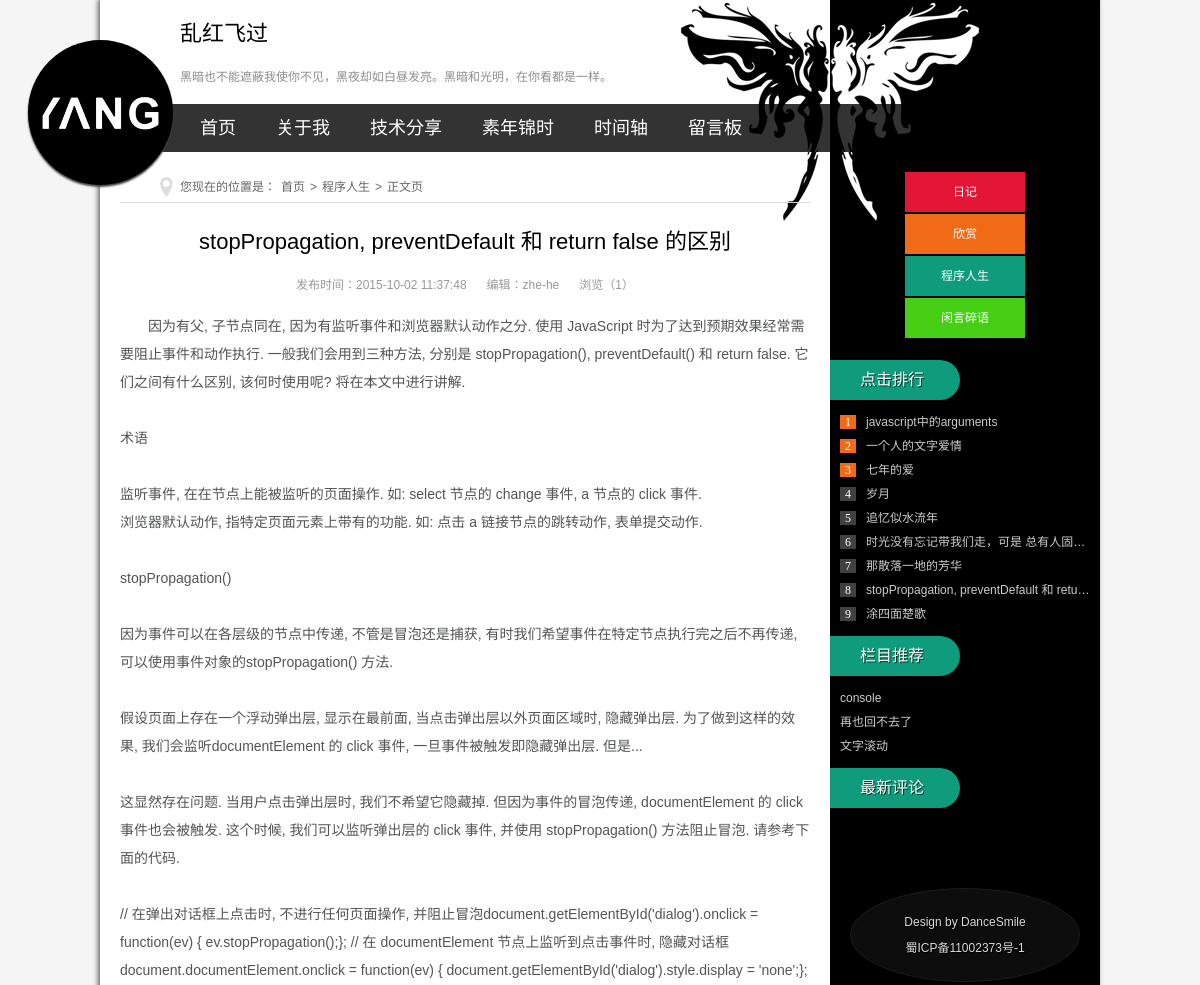
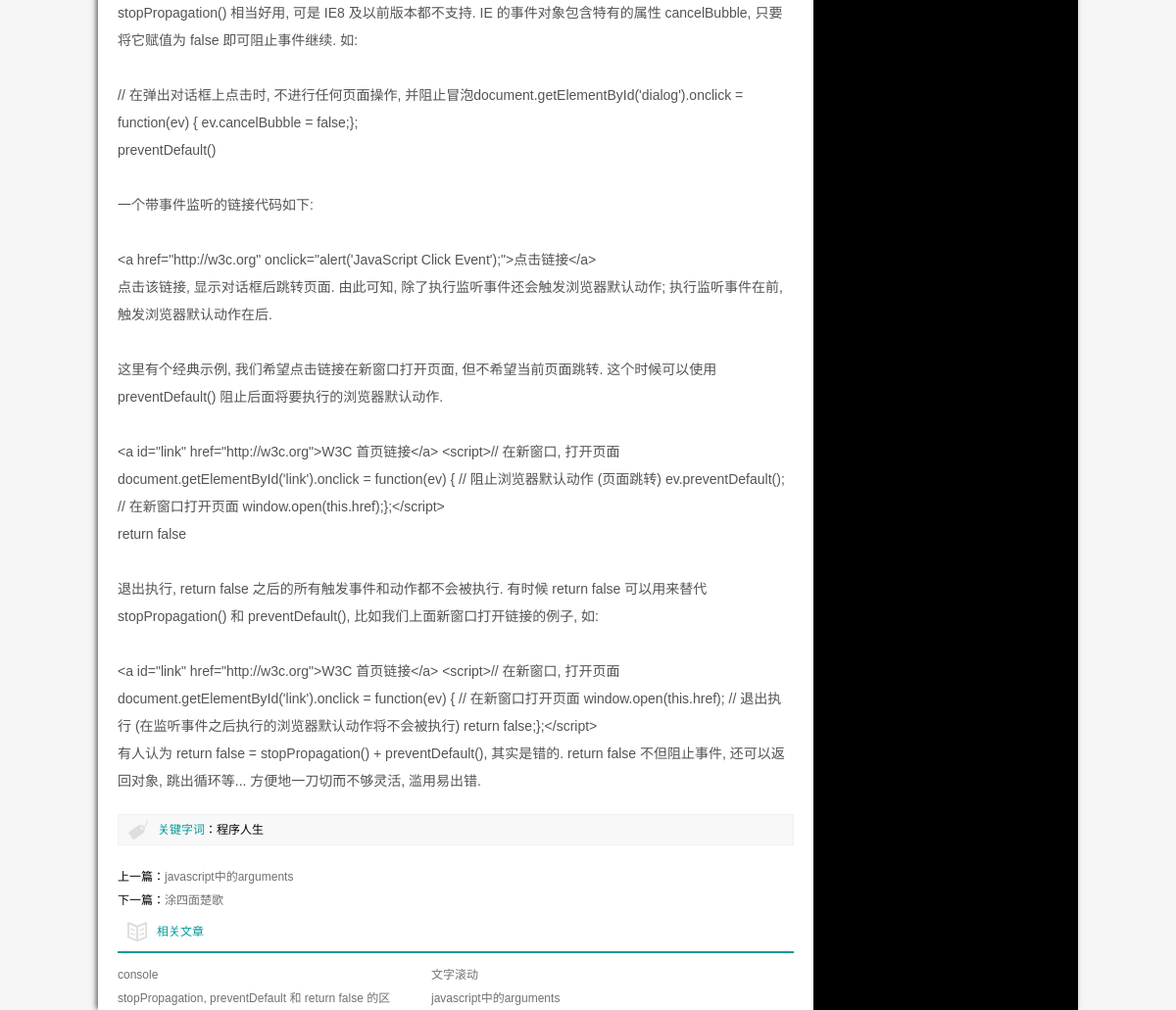
The page /new.php?id=8 on the database its author committed (2 pictures, top to bottom).
### tables this page shows
CREATE TABLE IF NOT EXISTS `node` (
  `id` int(11) NOT NULL AUTO_INCREMENT COMMENT 'id',
  `title` varchar(100) NOT NULL COMMENT '标题',
  `content` varchar(10000) NOT NULL COMMENT '内容',
  `type` varchar(20) NOT NULL DEFAULT '素年锦时' COMMENT '类型',
  `time` datetime NOT NULL COMMENT '上传时间',
  `img_src` varchar(100) NOT NULL DEFAULT 'images\\/node\\/default.jpg' COMMENT '图片地址',
  `reada` int(11) NOT NULL DEFAULT '0' COMMENT '阅读数',
  PRIMARY KEY (`id`)
);

### includes/common.inc.php (called while the page is built, shortened)
<?php
require ROOT_PATH.'/includes/global.func.php';
$db_node = 'node';
?>

### includes/global.func.php (called while the page is built, shortened)
<?php
function _find_sql($sql){
	$result = @mysql_query($sql);
	$dataArr = Array();
	while (!!$row = mysql_fetch_array($result,MYSQL_ASSOC)) {
	  $dataArr[] = $row;
	}
	return $dataArr;
}
?>

### new.php (the view, shortened to what this page needs)
<?php
require dirname(__FILE__).'/includes/common.inc.php';
require ROOT_PATH.'/includes/title.inc.php';
$id = @$_GET['id'];
$data = _find_sql("SELECT * FROM $db_node WHERE id='$id'");
$type = '';
$title = '';
$time = '';
$content = '';
$reada = 0;
$prev = Array();
$next = Array();
$hotData = Array();
if(count($data) != 0){
  $type = $data[0]['type'];
  $title = $data[0]['title'];
  $time = $data[0]['time'];
  $reada = $data[0]['reada'] + 1;
  $content = nl2br(stripslashes($data[0]['content']));
  $prev = _find_sql("SELECT * FROM $db_node where id<$id ORDER BY id DESC LIMIT 1");
  $next = _find_sql("SELECT * FROM $db_node where id>$id ORDER BY id ASC LIMIT 1");
  $hotData = _find_sql("SELECT * FROM $db_node where type='$type' ORDER BY time DESC LIMIT 6");
}
?>
<body>
<div class="ibody">
  <header>
    <?php require ROOT_PATH.'/includes/header.inc.php'; ?>
  </header>
  <article>
    <h2 class="about_h">您现在的位置是：<a href="/">首页</a>><?php
        $str = '<a href="';
        if ($type === '素年锦时') {
          $str .= 'newlist.php';
        }elseif($type === '程序人生') {
          $str .= 'share.php';
        }else{
          $str .= 'javascript:;';
        }
        $str .= '">'.$type.'</a>';
        echo $str;
    ?>><a href="javascript:;">正文页</a></h2>
    <div class="index_about">
      <h2 class="c_titile"><?php echo $title; ?></h2>
      <p class="box_c"><span class="d_time">发布时间：<?php echo $time; ?></span><span>编辑：zhe-he</span><span>浏览（<?php echo $reada; ?>）</span></p>
      <ul class="infos">
        <?php echo $content; ?>
      </ul>
      <div class="keybq">
        <p><span>关键字词</span>：<?php echo $type; ?></p>
      </div>
      <div class="nextinfo">
        <?php
          if(count($prev) != 0){
            echo '<p>上一篇：<a href="new.php?id='.$prev[0]['id'].'">'.$prev[0]['title'].'</a></p>';
          }
          if(count($next) != 0){
            echo '<p>下一篇：<a href="new.php?id='.$next[0]['id'].'">'.$next[0]['title'].'</a></p>';
          }
        ?>
      </div>
      <div class="otherlink">
        <h2>相关文章</h2>
        <ul>
          <?php
            $str = '';
            for ($i=0; $i < count($hotData); $i++) {
              $str .= '<li><a href="new.php?id='.$hotData[$i]['id'].'" title="'.$hotData[$i]['title'].'">'.$hotData[$i]['title'].'</a></li>';
            }
            echo $str;
          ?>
        </ul>
      </div>
    </div>
  </article>
  <aside>
    <?php include ROOT_PATH.'/includes/rightmenu.inc.php'; ?>
  </aside>
</div>
</body>
</html>

### includes/rightmenu.inc.php (shortened to what this page needs)
<?php
$hotDataArr = _find_sql("SELECT * FROM $db_node ORDER BY reada DESC LIMIT 9");
$toDateArr = _find_sql("SELECT * FROM $db_node ORDER BY time DESC LIMIT 3");
?>
<div class="rnav">
      <li class="rnav1"><a href="newlist.php">日记</a></li>
      <li class="rnav2"><a href="messBoard.php">欣赏</a></li>
      <li class="rnav3"><a href="share.php">程序人生</a></li>
      <li class="rnav4"><a href="timeAxis.php">闲言碎语</a></li>
</div>
<div class="ph_news">
  <h2>
    <p>点击排行</p>
  </h2>
  <ul class="ph_n">
    <?php
      $str = '';
      for ($i=0; $i < count($hotDataArr); $i++) {
        if ($i<3) {
          $str .= '<li><span class="num'.($i+1).'">'.($i+1).'</span><a href="new.php?id='.$hotDataArr[$i]['id'].'">'.$hotDataArr[$i]['title'].'</a></li>';
        }else{
          $str .= '<li><span>'.($i+1).'</span><a href="new.php?id='.$hotDataArr[$i]['id'].'">'.$hotDataArr[$i]['title'].'</a></li>';
        }
      }
      echo $str;
    ?>
  </ul>
  <h2>
    <p>栏目推荐</p>
  </h2>
  <ul>
    <?php
      $str = '';
      for ($i=0; $i < count($toDateArr); $i++) {
        $str .= '<li><a href="new.php?id='.$toDateArr[$i]['id'].'">'.$toDateArr[$i]['title'].'</a></li>';
      }
      echo $str;
    ?>
  </ul>
  <h2>
      <p>最新评论</p>
  </h2>
  <div class="newDS">
  </div>
</div>
<div class="copyright">
  <ul>
    <p> Design by <a href="javascript:;">DanceSmile</a></p>
    <p>蜀ICP备11002373号-1</p>
  </ul>
</div>

### css/base.css (style rules this page uses)
* { margin: 0; padding: 0 }
body { font: 12px "宋体", Arial, Helvetica, sans-serif; background: #f5f5f5 }
ul { list-style: none; }
h1, h2, h3, h4, h5, h6 { font-size: 100%; font-weight: normal; }
a { outline: none; }
a:link, a:visited { text-decoration: none; }
.ibody { background: url(../images/bg.png) repeat-y; width: 1000px; margin: auto; box-shadow: -2px -1px 5px #666; }
header { position: relative; background: url(../images/ibodybg.png) top right no-repeat }
article { width: 73%; float: left; background: url(../images/ibodybg.png) 560px -147px no-repeat; }
aside { width: 27%; background: url(../images/ibodybg.png) -170px -147px no-repeat #000; float: right; }
.copyright { background: #0d0d0d; border-radius: 50%; text-align: center; color: #d8d8d8; padding: 20px; margin: 60px 20px 0 20px; border: #1b1a1a 1px solid; }
.copyright p { line-height: 26px; text-shadow: #000 1px 1px 1px }
.copyright p a { color: #d8d8d8; }

### css/style.css (style rules this page uses)
.about_h { font-size: 12px; color: #666; line-height: 30px; height: 30px; border-bottom: #d7d7d7 1px solid; padding-left: 60px; margin: 20px; background: url(../images/5849.png) 40px 5px no-repeat; }
.about_h a { color: #666; margin: 0 5px; }
.rnav { width: 120px; margin: 20px auto; overflow: hidden; }
.rnav li { width: 120px; text-align: center; display: inline-block; margin-bottom: 2px; height: 40px; line-height: 40px }
.rnav li a { color: #FFF; display: block; -webkit-transition: all 1s; -moz-transition: all 1s; -o-transition: all 1s; transition: all 1s }
.rnav1 { background: #e41637 }
.rnav2 { background: #f16b17 }
.rnav3 { background: #0f9c7c }
.rnav4 { background: #46ce14 }
.ph_news h2 { font-size: 16px; font-family: "Microsoft Yahei", Arial, Helvetica, sans-serif; color: #FFF; }
.ph_news h2 p { height: 40px; line-height: 40px; width: 100px; padding: 0 0 0 30px; border-radius: 0 20px 20px 0; text-shadow: rgba(0,0,0,.65) 1px 1px; background: #0f9c7c }
.ph_news ul { margin: 10px }
.ph_news li { white-space: nowrap; text-overflow: ellipsis; overflow: hidden; width: 100%; color: #cdcbcb; line-height: 24px; height: 24px; }
.ph_news li a { color: #cdcbcb; }
.ph_news .newDS { padding-top: 20px; overflow: hidden; }
.ph_n li span { margin-right: 10px; font-family: "΢���ź�"; color: #FFF; background: #404040; padding: 0 5px }
.ph_n li span.num1, .ph_n li span.num2, .ph_n li span.num3 { background: #f16b17 }
.index_about { margin: 20px }
.c_titile { font-size: 22px; margin: 20px 0; text-align: center; font-family: "Microsoft Yahei", Arial, Helvetica, sans-serif; }
.box_c { color: #999; text-align: center }
.box_c span { margin: 0 10px; }
ul.infos { overflow: hidden; margin: 20px 0; line-height: 28px; font-size: 14px; text-indent: 2em; color: #525554 }
.keybq { background: url(../images/6264.png) no-repeat 10px center #F8F8F8; line-height: 30px; height: 30px; padding-left: 40px; border: 1px solid #F0F0F0; margin: 20px 0; }
.keybq span { color: #099 }
.nextinfo { line-height: 24px; }
.nextinfo a, .otherlink li a { color: #756f71 }
.otherlink h2 { border-bottom: #099 2px solid; line-height: 40px; font-size: 12px; background: url(../images/5794.png) 10px center no-repeat; padding-left: 40px; color: #099 }
.otherlink ul { margin: 10px 0 }
.otherlink li { line-height: 24px; height: 24px; display: block; width: 290px; float: left; overflow: hidden; margin-right: 30px; }

### rows shown on the page
node: type "程序人生", title "stopPropagation, preventDefault 和 return false 的区别", time "2015-10-02 11:37:48", reada "1", content "因为有父, 子节点同在, 因为有监听事件和浏览器默认动作之分. 使用 JavaScript 时为了达到预期效果经常需要阻止事件和动作执行. 一般我们会用到三种方法, 分别是 stopPropagation(), preventDefault() 和 return false. 它们之间有什么区别, 该何时使用呢? 将在本文中进行讲解. 术语 监听事件, 在在节点上能被监听的页面操作. 如: select 节点的 change 事件, a 节点的 click 事件. 浏览器默认动作, 指特定页面元素上带有的功能. 如: 点击 a 链接节点的跳转动作, 表单提交动作. stopPropagation() 因为事件可以在各层级的节点中传递, 不管是冒泡还是捕获, 有时我们希望事件在特定节点执行完之后不再传递, 可以使用事件对象的stopPropagation() 方法. 假设页面上存在一个浮动弹出层, 显示在最前面, 当点击弹出层以外页面区域时, 隐藏弹出层. 为了做到这样的效果, 我们会监听documentElement 的 click 事件, 一旦事件被触发即隐藏弹出层. 但是... 这显然存在问题. 当用户点击弹出层时, 我们不希望它隐藏掉. 但因为事件的冒泡传递, documentElement 的 click 事件也会被触发. 这个时候, 我们可以监听弹出层的 click 事件, 并使用 stopPropagation() 方法阻止冒泡. 请参考下面的代码. // 在弹出对话框上点击时, 不进行任何页面操作,…", title "stopPropagation, preventDefault 和 return false…", title "stopPropagation, preventDefault 和 retu…"
node: title "javascript中的arguments"
node: title "涂四面楚歌"
node: title "console"
node: title "文字滚动"
node: title "一个人的文字爱情"
node: title "七年的爱"
node: title "岁月"
node: title "追忆似水流年"
node: title "时光没有忘记带我们走，可是 总有人固…"
node: title "那散落一地的芳华"
node: title "再也回不去了"
